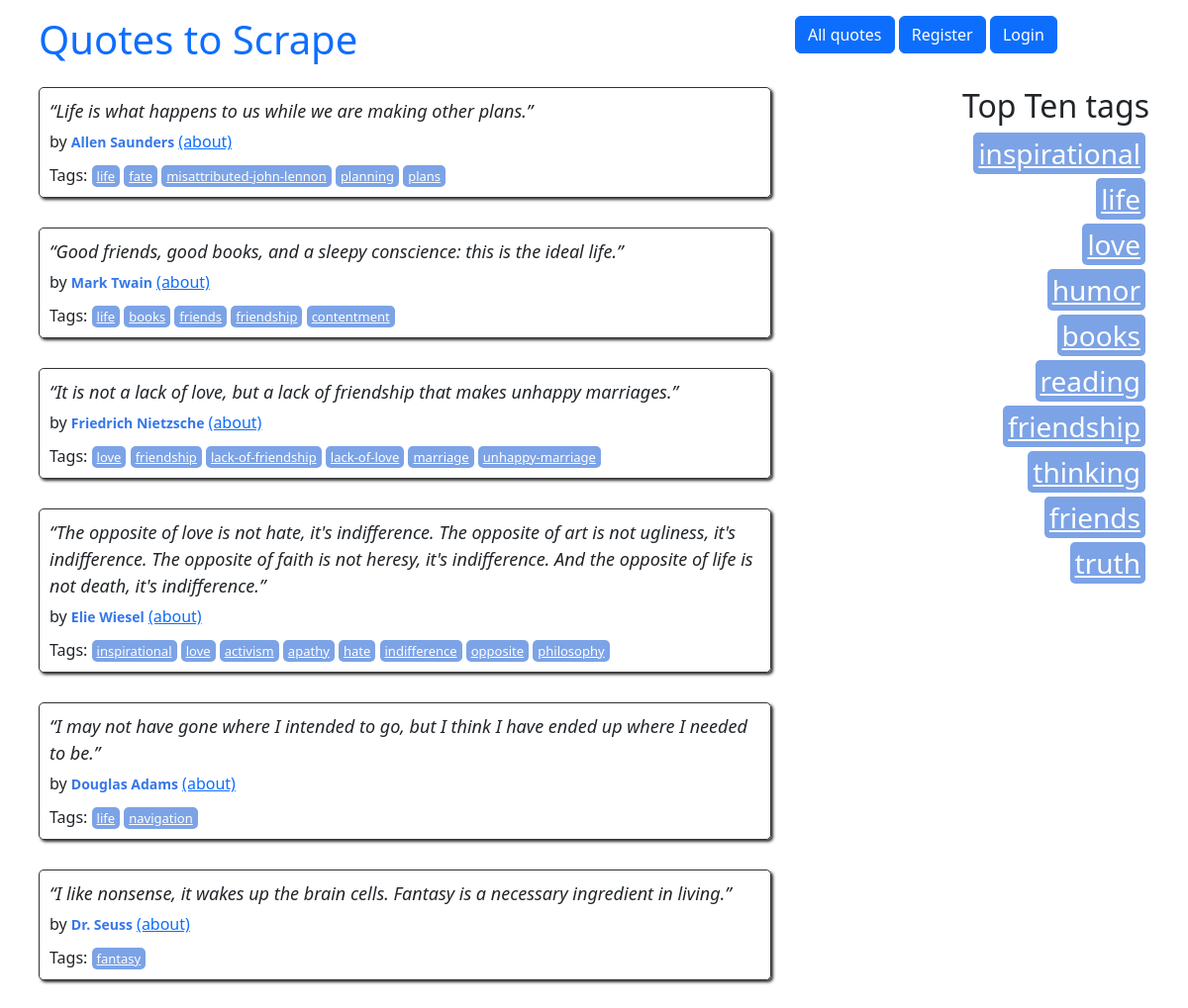
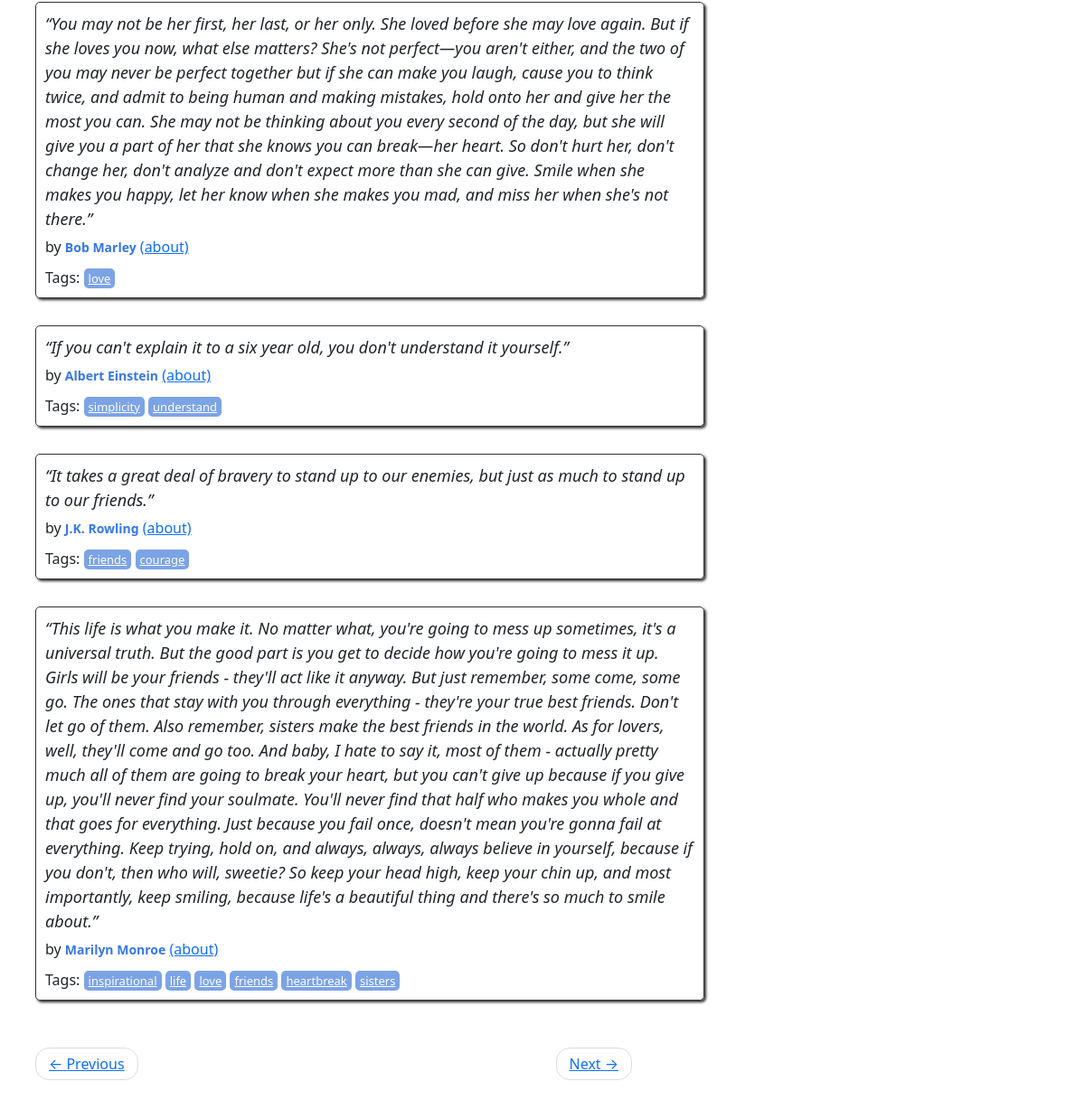
Screenshot of /9 with the database file from the repository (2 pictures, top to bottom).
### quotes/models.py (models this page shows)
class Quote(models.Model):
    quote = models.TextField()
    tags = models.ManyToManyField(Tag)
    author = models.ForeignKey(Author, on_delete=models.CASCADE, default=None, null=True)
    created_at = models.DateTimeField(auto_now_add=True)
    user = models.ForeignKey(User, blank=True, null=True, on_delete=models.CASCADE, default=None)

class Author(models.Model):
    fullname = models.CharField(max_length=50)
    born_date = models.CharField(max_length=50)
    born_location = models.CharField(max_length=50)
    description = models.TextField()
    created_at = models.DateTimeField(auto_now_add=True)
    user = models.ForeignKey(User, blank=True, null=True, on_delete=models.CASCADE, default=None)
    def __str__(self):
        return self.fullname

class Tag(models.Model):
    name = models.CharField(max_length=30, unique=True, null=False)
    def __str__(self):
        return self.name

### quotes/views.py (the view)
# urls.py: path('', views.main, name='main'),
def main(request, page=1):
    if request.user.is_authenticated:
        quotes = Quote.objects.filter(Q(user=request.user) | Q(user=None)).order_by('-created_at')
    else:
        quotes = Quote.objects.filter(user=None).order_by('-created_at')
    per_page = 10
    paginator = Paginator(quotes, per_page)
    quotes_on_page = paginator.page(page)
    top_ten_tags = Tag.objects.annotate(num_quotes=Count('quote')).order_by('-num_quotes')[:10]
    return render(request, 'quotes/index.html', context={'quotes': quotes_on_page, 'tags': top_ten_tags})

### quotes/templates/quotes/index.html
{% extends 'my_project/base.html' %}
{% load extract %}
{% block content %}
<div class="row">
    <div class="col-md-8">
        {% for quote in quotes %}
        <div class="quote" itemscope="" itemtype="http://schema.org/CreativeWork">
            <span class="text" itemprop="text">{{quote.quote}}</span>
            <span>by <small class="author" itemprop="author">{{quote.author}}</small>
                <a href="{% url 'quotes:author' author_name=quote.author.fullname %}">(about)</a>
            </span>
            <div class="tags">
                Tags:
                {% for tag in quote.tags.all %}
                <a class="tag" href="{% url 'quotes:tag' tag_name=tag %}">{{tag}}</a>
                {% endfor %}
            </div>
        </div>
        {% endfor %}
    </div>
    <div class="col-md-4 tags-box">
        <h2>Top Ten tags</h2>
        {% for tag in tags %}
        <span class="tag-item">
        <a class="tag" style="font-size: 28px" href="{% url 'quotes:tag' tag_name=tag %}">{{tag}}</a>
        </span>
        {% endfor %}
    </div>
</div>
<div class="row">
    <nav>
        <ul class="pager">
            <li class="previous">
                <a class="{% if not quotes.has_previous %} disabled {% endif %}"
                   href="{% if quotes.has_previous %} {% url 'quotes:root_paginate' quotes.previous_page_number %} {% else %} # {% endif %}">
                    <span aria-hidden="true">←</span> Previous</a>
            </li>
            <li class="next">
                <a class="{% if not quotes.has_next %} disabled {% endif %}"
                   href="{% if quotes.has_next %} {% url 'quotes:root_paginate' quotes.next_page_number %} {% else %} # {% endif %}">Next <span aria-hidden="true">→</span></a>
            </li>
        </ul>
    </nav>
</div>
{% endblock %}

### quotes/static/quotes/style.css (style rules this page uses)
.quote { padding: 10px; margin-bottom: 30px; border: 1px solid #333333; border-radius: 5px; box-shadow: 2px 2px 3px #333333; }
.quote span.text { display: block; margin-bottom: 5px; font-size: large; font-style: italic; }
.quote small.author { font-weight: bold; color: #3677E8; }
.quote .tags { margin-top: 10px; }
.tag { padding: 2px 5px; border-radius: 5px; color: white; font-size: small; background-color: #7CA3E6; }
.pager { padding-left: 0; margin: 22px 0; list-style: none; text-align: center; }
.pager li { display: inline; }
.pager .previous>a, .pager .previous>span { float: left; }
.pager li>a, .pager li>span { display: inline-block; padding: 5px 14px; background-color: #ffffff; border: 1px solid #dddddd; border-radius: 15px; }
.tags-box { text-align: right; }
.tag-item { display: block; margin: 4px; }
.row { margin-left: -15px; margin-right: -15px; }

### rows the page displays
Quote: quote "“Life is what happens to us while we are making other plans.”", author "Allen Saunders"
Tag: name "life"
Tag: name "fate"
Tag: name "misattributed-john-lennon"
Tag: name "planning"
Tag: name "plans"
Quote: quote "“Good friends, good books, and a sleepy conscience: this is the ideal life.”", author "Mark Twain"
Tag: name "books"
Tag: name "friends"
Tag: name "friendship"
Tag: name "contentment"
Quote: quote "“It is not a lack of love, but a lack of friendship that makes unhappy marriages.”", author "Friedrich Nietzsche"
Tag: name "love"
Tag: name "lack-of-friendship"
Tag: name "lack-of-love"
Tag: name "marriage"
Tag: name "unhappy-marriage"
Quote: quote "“The opposite of love is not hate, it's indifference. The opposite of art is not ugliness, it's indifference. The opposite of faith is not heresy, it's indifference. And the opposite of life is not death, it's indifference.”", author "Elie Wiesel"
Tag: name "inspirational"
Tag: name "activism"
Tag: name "apathy"
Tag: name "hate"
Tag: name "indifference"
Tag: name "opposite"
Tag: name "philosophy"
Quote: quote "“I may not have gone where I intended to go, but I think I have ended up where I needed to be.”", author "Douglas Adams"
Tag: name "navigation"
Quote: quote "“I like nonsense, it wakes up the brain cells. Fantasy is a necessary ingredient in living.”", author "Dr. Seuss"
Tag: name "fantasy"
Quote: quote "“You may not be her first, her last, or her only. She loved before she may love again. But if she loves you now, what else matters? She's not perfect—you aren't either, and the two of you may never be perfect together but if she can make you laugh, cause you to think twice, and admit to being human and making mistakes, hold onto her and give her the most you can. She may not be thinking about you every second of the day, but she will give you a part of her that she knows you can break—her heart. So don't hurt her, don't change her, don't analyze and don't expect more than she can give. Smile when she makes you happy, let her know when she makes you mad, and miss her when she's not there.”", author "Bob Marley"
Quote: quote "“If you can't explain it to a six year old, you don't understand it yourself.”", author "Albert Einstein"
Tag: name "simplicity"
Tag: name "understand"
Quote: quote "“It takes a great deal of bravery to stand up to our enemies, but just as much to stand up to our friends.”", author "J.K. Rowling"
Tag: name "courage"
Quote: quote "“This life is what you make it. No matter what, you're going to mess up sometimes, it's a universal truth. But the good part is you get to decide how you're going to mess it up. Girls will be your friends - they'll act like it anyway. But just remember, some come, some go. The ones that stay with you through everything - they're your true best friends. Don't let go of them. Also remember, sisters make the best friends in the world. As for lovers, well, they'll come and go too. And baby, I hate to say it, most of them - actually pretty much all of them are going to break your heart, but you can't give up because if you give up, you'll never find your soulmate. You'll never find that half who…", author "Marilyn Monroe"
Tag: name "heartbreak"
Tag: name "sisters"
Tag: name "humor"
Tag: name "reading"
Tag: name "thinking"
Tag: name "truth"
